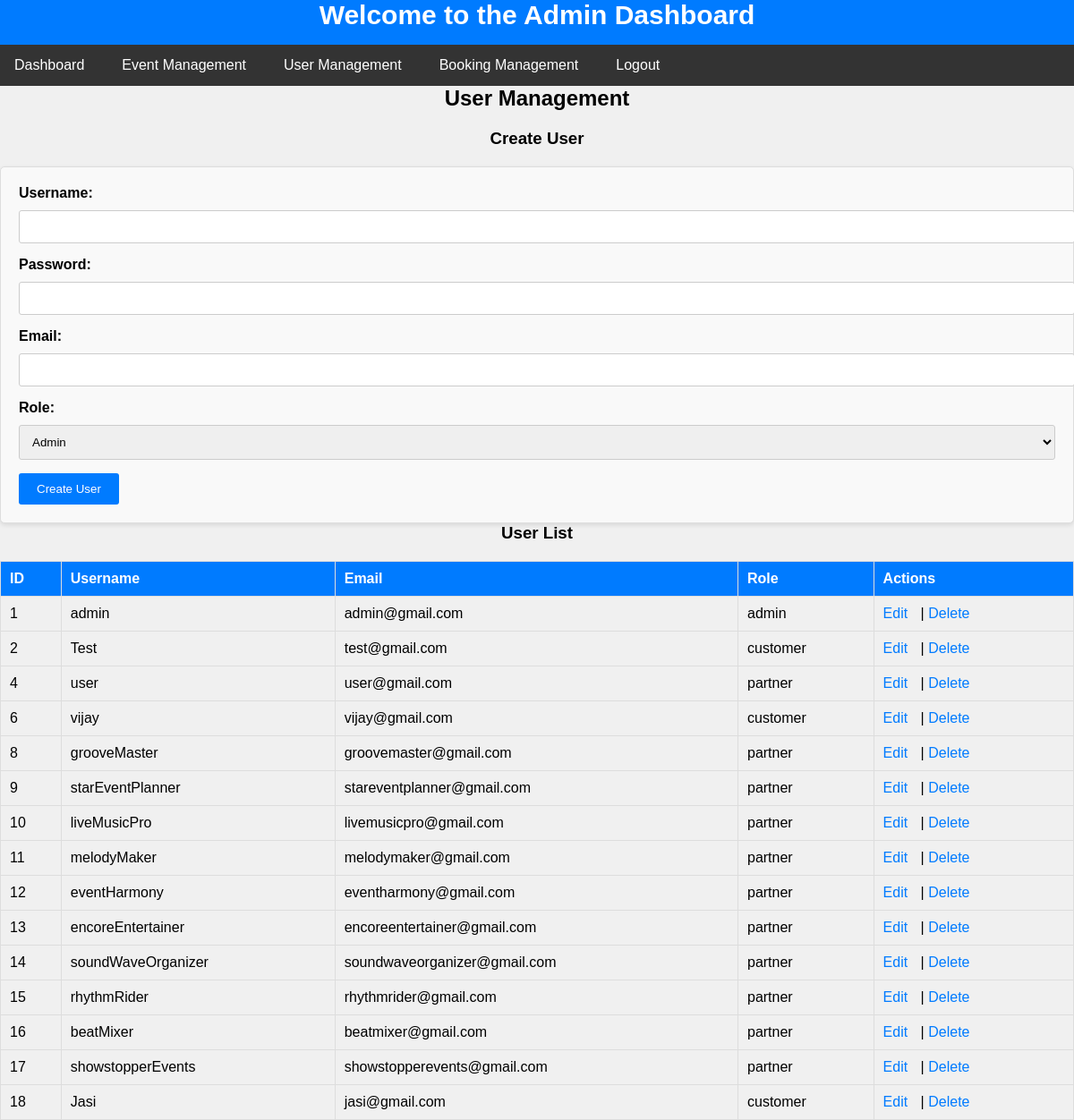
The page /user_management.php (signed in) on the database its author committed.
### tables this page shows
CREATE TABLE `users` (
  `id` int(11) NOT NULL,
  `username` varchar(255) NOT NULL,
  `email` varchar(255) NOT NULL,
  `password` varchar(255) NOT NULL,
  `role` enum('admin','partner','customer') NOT NULL
);

### user_management.php (the view, shortened to what this page needs)
<?php
require_once('db_connection.php');
$sql = "SELECT id, username, email, role FROM users";
$result = $conn->query($sql);
$users = [];
if ($result->num_rows > 0) {
    while ($row = $result->fetch_assoc()) {
        $users[] = $row;
    }
}
?>
<!DOCTYPE html>
<html>
<head>
    <link rel="stylesheet" href="style_um.css">
    <link rel="stylesheet" href="style_nav.css">
</head>
<body>
     <h2 class="dashboard-heading">Welcome to the Admin Dashboard</h2>
<nav class="main-menu">
    <ul>
        <li><a href="admin_dashboard.php">Dashboard</a></li>
        <li><a href="event_management.php">Event Management</a></li>
        <li><a href="user_management.php">User Management</a></li>
        <li><a href="admin_managebookings.php">Booking Management</a></li>
        <li><a href="logout.php">Logout</a></li>
    </ul>
</nav>
    <h2>User Management</h2>
    <h3>Create User</h3>
    <form method="POST" action="user_management.php">
        <label for="username">Username:</label>
        <input type="text" name="username" required><br>
        <label for="password">Password:</label>
        <input type="password" name="password" required><br>
        <label for="email">Email:</label>
        <input type="email" name="email" required><br>
        <label for="role">Role:</label>
        <select name="role">
            <option value="admin">Admin</option>
        </select><br>
        <input type="submit" name="create_user" value="Create User">
    </form>
    <h3>User List</h3>
    <table>
        <tr>
            <th>ID</th>
            <th>Username</th>
            <th>Email</th>
            <th>Role</th>
            <th>Actions</th>
        </tr>
        <?php foreach ($users as $user) { ?>
            <tr>
                <td><?php echo $user['id']; ?></td>
                <td><?php echo $user['username']; ?></td>
                <td><?php echo $user['email']; ?></td>
                <td><?php echo $user['role']; ?></td>
                <td>
                    <a href="user_management.php?edit_user=<?php echo $user['id']; ?>">Edit</a> |
                    <a href="user_management.php?delete_user=<?php echo $user['id']; ?>">Delete</a>
                </td>
            </tr>
        <?php } ?>
    </table>
</body>
</html>

### style_um.css (style rules this page uses)
body, ul, li, h1, h2, h3, p { margin: 0; padding: 0; }
body { font-family: Arial, sans-serif; background-color: #f0f0f0; }
h1, h2, h3 { text-align: center; margin-bottom: 20px; }
form { background-color: #f9f9f9; padding: 20px; border: 1px solid #ddd; border-radius: 5px; box-shadow: 0 2px 5px rgba(0, 0, 0, 0.1); }
label { display: block; font-weight: bold; margin-bottom: 10px; }
input[type="text"], input[type="password"], input[type="email"], select { width: 100%; padding: 10px; margin-bottom: 15px; border: 1px solid #ccc; border-radius: 3px; }
input[type="submit"] { background-color: #007BFF; color: #fff; padding: 10px 20px; border: none; border-radius: 3px; cursor: pointer; }
table { width: 100%; border-collapse: collapse; }
table, th, td { border: 1px solid #ddd; }
th, td { padding: 10px; text-align: left; }
th { background-color: #007BFF; color: #fff; }
a { text-decoration: none; color: #007BFF; margin-right: 10px; }

### style_nav.css (style rules this page uses)
.dashboard-heading { font-size: 30px; color: #ffffff; margin-bottom: 0px; background-color: #007bff; text-align: center; height: 50px; margin-top: 0px; }
.main-menu { list-style-type: none; background-color: #333; overflow: hidden; }
.main-menu ul { list-style: none; padding: 0; margin: 0; text-align: right; }
.main-menu li { float: left; }
.main-menu a { display: block; color: #fff; text-align: center; padding: 14px 16px; text-decoration: none; }

### rows shown on the page
users: id "1", username "admin", email "admin@gmail.com", role "admin"
users: id "2", username "Test", email "test@gmail.com", role "customer"
users: id "4", username "user", email "user@gmail.com", role "partner"
users: id "6", username "vijay", email "vijay@gmail.com", role "customer"
users: id "8", username "grooveMaster", email "groovemaster@gmail.com", role "partner"
users: id "9", username "starEventPlanner", email "stareventplanner@gmail.com", role "partner"
users: id "10", username "liveMusicPro", email "livemusicpro@gmail.com", role "partner"
users: id "11", username "melodyMaker", email "melodymaker@gmail.com", role "partner"
users: id "12", username "eventHarmony", email "eventharmony@gmail.com", role "partner"
users: id "13", username "encoreEntertainer", email "encoreentertainer@gmail.com", role "partner"
users: id "14", username "soundWaveOrganizer", email "soundwaveorganizer@gmail.com", role "partner"
users: id "15", username "rhythmRider", email "rhythmrider@gmail.com", role "partner"
users: id "16", username "beatMixer", email "beatmixer@gmail.com", role "partner"
users: id "17", username "showstopperEvents", email "showstopperevents@gmail.com", role "partner"
users: id "18", username "Jasi", email "jasi@gmail.com", role "customer"
